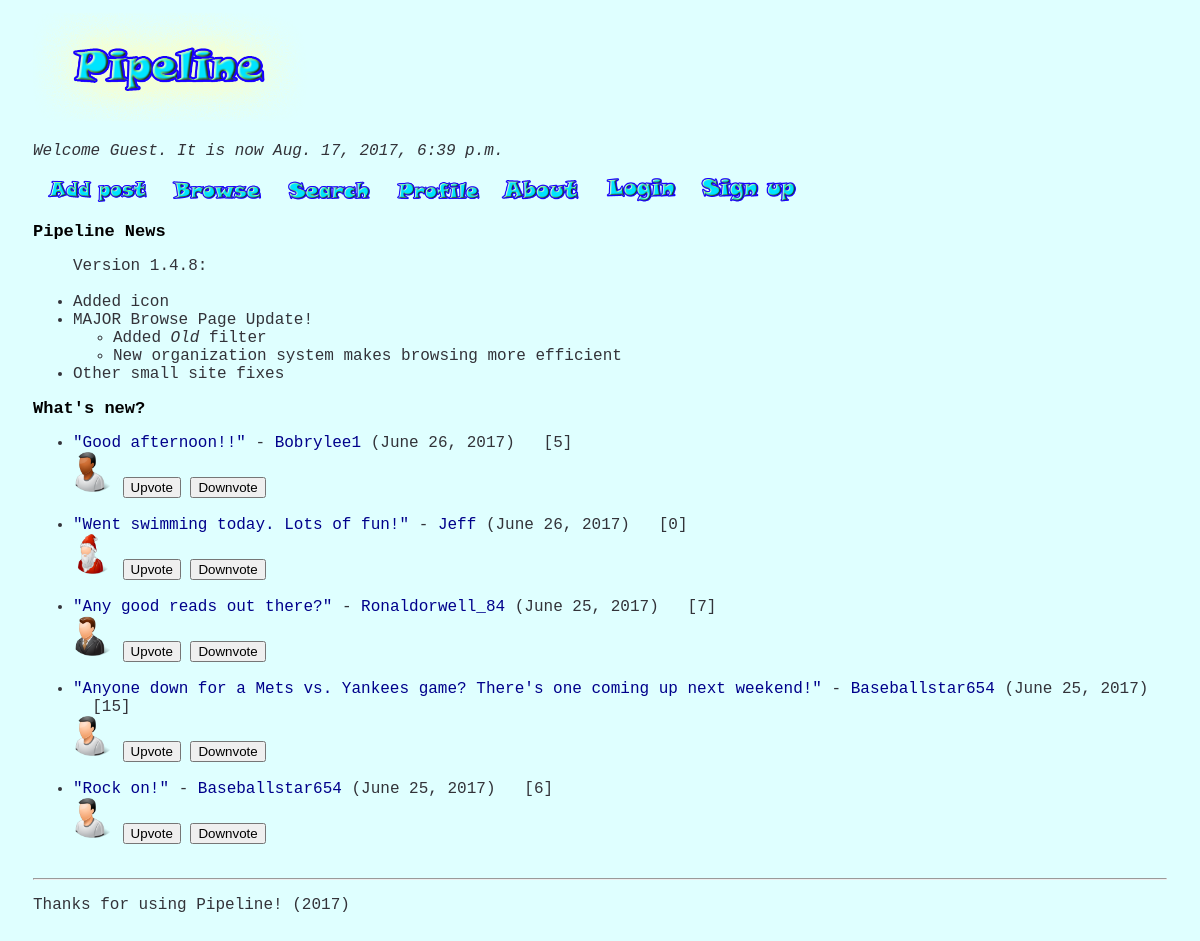
/, run on an earlier commit of the app's database.
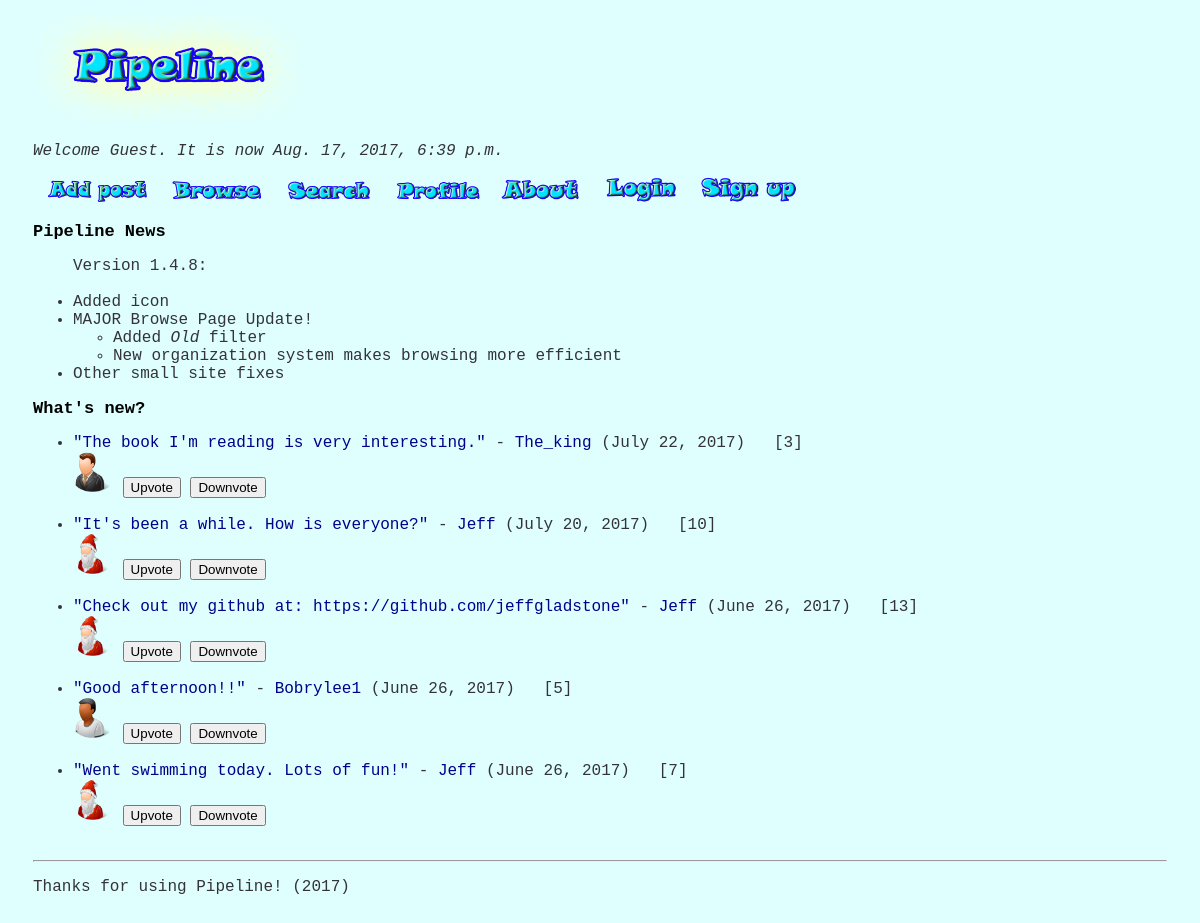
And on a later commit of the database.
### posts/models.py (models this page shows, shortened)
class Post(models.Model):
    message = models.CharField(max_length=100)
    post_date = models.DateTimeField()
    user = models.ForeignKey(User, null = True, blank = True)
    votes = models.IntegerField()

### pipeline/views.py (the view)
# urls.py: url(r'^$', homepage),
def homepage(request):
    first_name = 'guest'
    now = datetime.datetime.now()
    posts = sort_posts_recent(Post.objects.all())
    posts = posts[0:5]             #Cuts list of posts short for homepage
    if request.user.username:
        username = request.user.username
        first_name = request.user.first_name
    else:
        username = 'guest'
    return render(request, 'homepage.html', {'current_date': now, 'posts': posts, 'username': username, 'first_name': first_name})

### pipeline/views.py (called while the page is built)
def sort_posts_recent(posts_data):
    post_tuples = [(single_post.post_date, single_post) for single_post in posts_data]
    sorted_posts = [item[1] for item in sorted(post_tuples, key=lambda tup: tup[0], reverse=True)]
    return sorted_posts

### templates/homepage.html (shortened to what this page needs)
{% extends "base.html" %}
{% block content %}
<p><i>Welcome {{ first_name | capfirst }}. It is now {{ current_date }}</i></p>
{% load static %}
<a href = "addpost"><img src = "{% static 'pipeline/add_post.png' %}" alt = "Add Post" width = "130px" ></a>
<a href = "browse/new/1"><img src = "{% static 'pipeline/browse.png' %}" alt = "Browse" width = "100px" ></a> &nbsp;
<a href = "search"><img src = "{% static 'pipeline/search_term.png' %}" alt = "Search" width = "100px" ></a> &nbsp;
{% if user.username %}
<a href = "profile/{{request.user.id}}"><img src = "{% static 'pipeline/profile.png' %}" alt = "Profile" width = "95px" ></a> &nbsp;
{% else %}
<a href = "profile/0"><img src = "{% static 'pipeline/profile.png' %}" alt = "Profile" width = "95px" ></a> &nbsp;
{% endif %}
<a href = "about"><img src = "{% static 'pipeline/about.png' %}" alt = "About" width = "85px" ></a> &nbsp;&nbsp;
{% if username == 'guest' %}
<a href = "login"><img src = "{% static 'pipeline/login.png' %}" alt = "Login" width = "85px" ></a> &nbsp;
<a href = "signup"><img src = "{% static 'pipeline/signup.png' %}" alt = "Sign Up" width = "105px" ></a> &nbsp;
{% endif %}
<h2>Pipeline News</h2>
<ul>Version 1.4.8:
    <li>Added icon</li>
    <li>MAJOR Browse Page Update!
        <ul><li>Added <i>Old</i> filter</li>
        <li>New organization system makes browsing more efficient</li></ul>
    </li>
    <li>Other small site fixes</li>
</ul>
<h2>What's new?</h2>
<ul>
	{% for post in posts %}
	<li><a href = "/post/{{post.id}}">"{{ post.message }}"</a> - <a href = "/profile/{{post.user.id}}">{{ post.user.username | capfirst }}</a> {% if post.post_date.date == current_date.date %}(Today, {{ post.post_date.time }}){% else %}({{ post.post_date.date }}){% endif %} &nbsp; [{{ post.votes }}]</li>
{% if post.user.profile.avatar == 'no_avatar' %}<img src = "{% static 'avatars/no_avatar.png' %}" alt = "No Avatar" width = "35px">
        {% elif post.user.profile.avatar == 'avatar1' %}<img src = "{% static 'avatars/avatar1.png' %}" alt = "Avatar 1" width = "40px">
        {% elif post.user.profile.avatar == 'avatar2' %}<img src = "{% static 'avatars/avatar2.png' %}" alt = "Avatar 2" width = "40px">
        {% elif post.user.profile.avatar == 'avatar3' %}<img src = "{% static 'avatars/avatar3.png' %}" alt = "Avatar 3" width = "40px">
        {% elif post.user.profile.avatar == 'avatar4' %}<img src = "{% static 'avatars/avatar4.png' %}" alt = "Avatar 4" width = "40px">
        {% elif post.user.profile.avatar == 'avatar5' %}<img src = "{% static 'avatars/avatar5.png' %}" alt = "Avatar 5" width = "40px">
        {% elif post.user.profile.avatar == 'avatar6' %}<img src = "{% static 'avatars/avatar6.png' %}" alt = "Avatar 6" width = "40px">
        {% elif post.user.profile.avatar == 'avatar7' %}<img src = "{% static 'avatars/avatar7.png' %}" alt = "Avatar 7" width = "40px">
        {% elif post.user.profile.avatar == 'avatar8' %}<img src = "{% static 'avatars/avatar8.png' %}" alt = "Avatar 8" width = "40px">
        {% elif post.user.profile.avatar == 'avatar9' %}<img src = "{% static 'avatars/avatar9.png' %}" alt = "Avatar 9" width = "40px">
        {% elif post.user.profile.avatar == 'avatar10' %}<img src = "{% static 'avatars/avatar10.png' %}" alt = "Avatar 10" width = "40px">{% endif %}</li>
<form action="/post/{{post.id}}" method="get">
	<input type="submit" name = "q" value="Upvote"></form>
<form action="/post/{{post.id}}" method="get">
	<input type="submit" name = "q" value="Downvote">
</form>
{% endfor %}
</ul>
{% endblock %}

What changed in the data, as far as the page shows it:
no longer on this page (row unchanged): Post: message "Any good reads out there?", user.username "Ronaldorwell_84", post_date "June 25, 2017", votes "7"
no longer on this page (row unchanged): Post: message "Anyone down for a Mets vs. Yankees game? There's one coming up next weekend!", user.username "Baseballstar654", post_date "June 25, 2017", votes "15"
no longer on this page (row unchanged): Post: message "Rock on!", user.username "Baseballstar654", post_date "June 25, 2017", votes "6"
added Post: message "The book I'm reading is very interesting.", user.username "The_king", post_date "July 22, 2017", votes "3"
added Post: message "It's been a while. How is everyone?", user.username "Jeff", post_date "July 20, 2017", votes "10"
added Post: message "Check out my github at: https://github.com/jeffgladstone", user.username "Jeff", post_date "June 26, 2017", votes "13"
changed Post "Went swimming today. Lots of fun!": votes "0" → "7"
